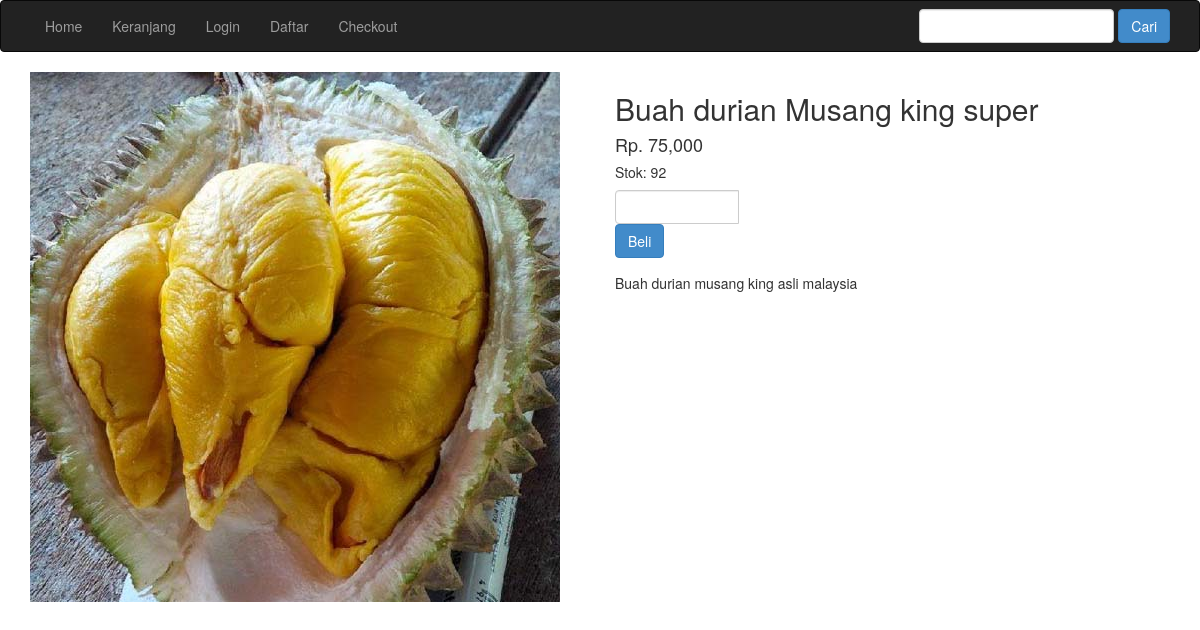
Screenshot of /detail.php?id=2 with the database file from the repository.
### tables this page shows
CREATE TABLE `produk` (
  `id_produk` int(11) NOT NULL,
  `nama_produk` varchar(100) NOT NULL,
  `berat_produk` int(11) NOT NULL,
  `harga_produk` int(11) NOT NULL,
  `foto_produk` varchar(100) NOT NULL,
  `deskripsi_produk` text NOT NULL,
  `stok_produk` int(5) NOT NULL
);

### detail.php (the view, shortened to what this page needs)
<?php include 'koneksi.php';?>
<?php
$id_produk = $_GET["id"];
$ambil = $koneksi->query("SELECT * FROM produk WHERE id_produk='$id_produk'");
$detail = $ambil->fetch_assoc();
 ?>
<!DOCTYPE html>
<html>
<head>
    <link rel="stylesheet" href="admin/assets/css/bootstrap.css">
</head>
<body>
<?php include 'menu.php'; ?>
<section class="konten">
    <div class="container">
        <div class="row">
            <div class="col-md-6">
                <img src="foto produk/<?php echo $detail["foto_produk"];?>" alt="" class="img-responsive">
            </div>
            <div class="col-md-6">
                <h2><?php echo $detail["nama_produk"] ?></h2>
                <h4>Rp. <?php echo number_format($detail["harga_produk"]); ?></h4>
                <h5>Stok: <?php echo $detail['stok_produk'] ?></h5>
                <form method="post">
                    <div class="form-group">
                        <div class="input-group">
                            <input type="number" min="1" class="form-control" name="jumlah" max="<?php echo $detail['stok_produk'] ?>">
                            <button class="btn btn-primary" name="beli">Beli</button>
                        </div>
                    </div>
                </form>
                <p><?php echo $detail["deskripsi_produk"]; ?></p>
            </div>
        </div>
    </div>
</section>
</body>
</html>

### rows the page displays
produk: foto_produk (picture), nama_produk "Buah durian Musang king super", harga_produk "75,000", stok_produk "92", deskripsi_produk "Buah durian musang king asli malaysia"
